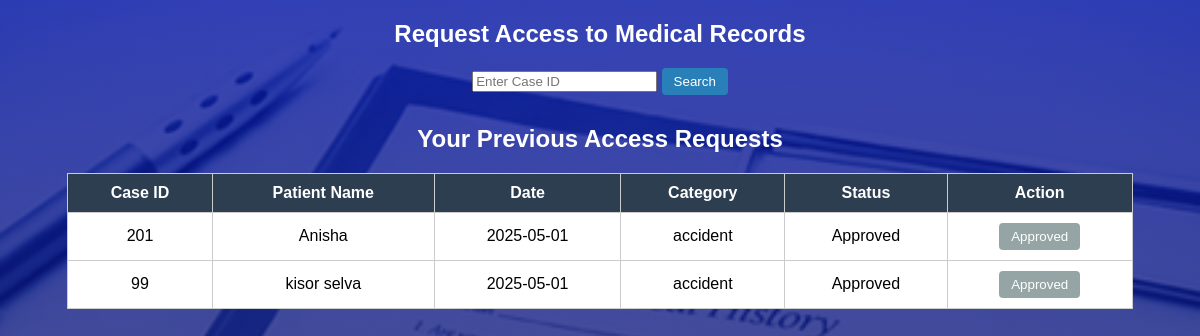
The page /patients/request-records (signed in) on the database its author committed.
### tables this page shows
CREATE TABLE "records" (
            id INTEGER PRIMARY KEY AUTOINCREMENT,
            patient_name TEXT NOT NULL,
            case_id TEXT NOT NULL,
            date TEXT NOT NULL,
            category TEXT NOT NULL,
            notes TEXT,
            file_path TEXT NOT NULL,
            uploaded_by INTEGER NOT NULL, type text,
            FOREIGN KEY (uploaded_by) REFERENCES users(id) ON DELETE CASCADE
        );

CREATE TABLE record_permission(
                id integer primary key autoincrement,
                case_id int not null,
                user_id int not null, status text default 'Pending', granted_by integer, role TEXT,
                FOREIGN KEY (user_id) REFERENCES users(id) ON DELETE CASCADE
            );

### app.py (the view, shortened to what this page needs)
@app.route('/patients/request-records', methods=['GET', 'POST'])
def patient_request_records():
    if 'user_id' not in session or session.get('role') != 'Patients & Family Members':
        flash("Unauthorized access.")
        return redirect(url_for('login'))
    user_id = session['user_id']
    search_case_id = request.args.get('case_id', '').strip()
    conn = sqlite3.connect('database.db')
    conn.row_factory = sqlite3.Row
    c = conn.cursor()
    records = []
    no_records = False
    c.execute('''
        SELECT r.case_id, r.patient_name, r.date, r.category, rp.status
        FROM record_permission rp
        JOIN records r ON rp.case_id = r.case_id
        WHERE rp.user_id = ? AND r.type = 'Medical'
    ''', (user_id,))
    previous_requests = c.fetchall()
    conn.close()
    return render_template(
        'patient_request_records.html',
        records=records,
        no_records=no_records,
        previous_requests=previous_requests
    )

### template/patient_request_records.html (shortened to what this page needs)
<!DOCTYPE html>
<html>
<head>
</head>
<body>
    <h2>Request Access to Medical Records</h2>
    <form class="search-bar" method="GET" action="{{ url_for('patient_request_records') }}">
        <input type="text" name="case_id" placeholder="Enter Case ID" required>
        <button type="submit">Search</button>
    </form>
{% if previous_requests %}
    <h2 style="margin-top: 30px;">Your Previous Access Requests</h2>
    <table>
        <tr>
            <th>Case ID</th>
            <th>Patient Name</th>
            <th>Date</th>
            <th>Category</th>
            <th>Status</th>
            <th>Action</th>
        </tr>
        {% for record in previous_requests %}
        <tr>
            <td>{{ record.case_id }}</td>
            <td>{{ record.patient_name }}</td>
            <td>{{ record.date }}</td>
            <td>{{ record.category }}</td>
            <td>{{ record.status }}</td>
            <td>
                <button disabled>{{ record.status }}</button>
            </td>
        </tr>
        {% endfor %}
    </table>
{% endif %}
</body>
</html>

### template/patient_request_records.html (style rules this page uses)
body { font-family: Arial, sans-serif; }
body::before { content: ''; position: fixed; top: 0; left: 0; height: 100%; width: 100%; z-index: -1; background-image: linear-gradient(rgba(5, 21, 165, 0.8), rgba(20, 20, 61, 0.7)), url('/static/medical-records.jpg'); background-size: cover; background-position: center; }
h2 { text-align: center; color: white; }
.search-bar { text-align: center; margin-bottom: 20px; }
table { width: 90%; margin: auto; border-collapse: collapse; background: white; }
th, td { padding: 10px; border: 1px solid #ccc; text-align: center; }
th { background: #2c3e50; color: white; }
button { padding: 6px 12px; background: #2980b9; color: white; border: none; border-radius: 4px; }
button:disabled { background: #95a5a6; }

### rows shown on the page
records: case_id "201", patient_name "Anisha", date "2025-05-01", category "accident", status "Approved"
records: case_id "99", patient_name "kisor selva", date "2025-05-01", category "accident", status "Approved"
